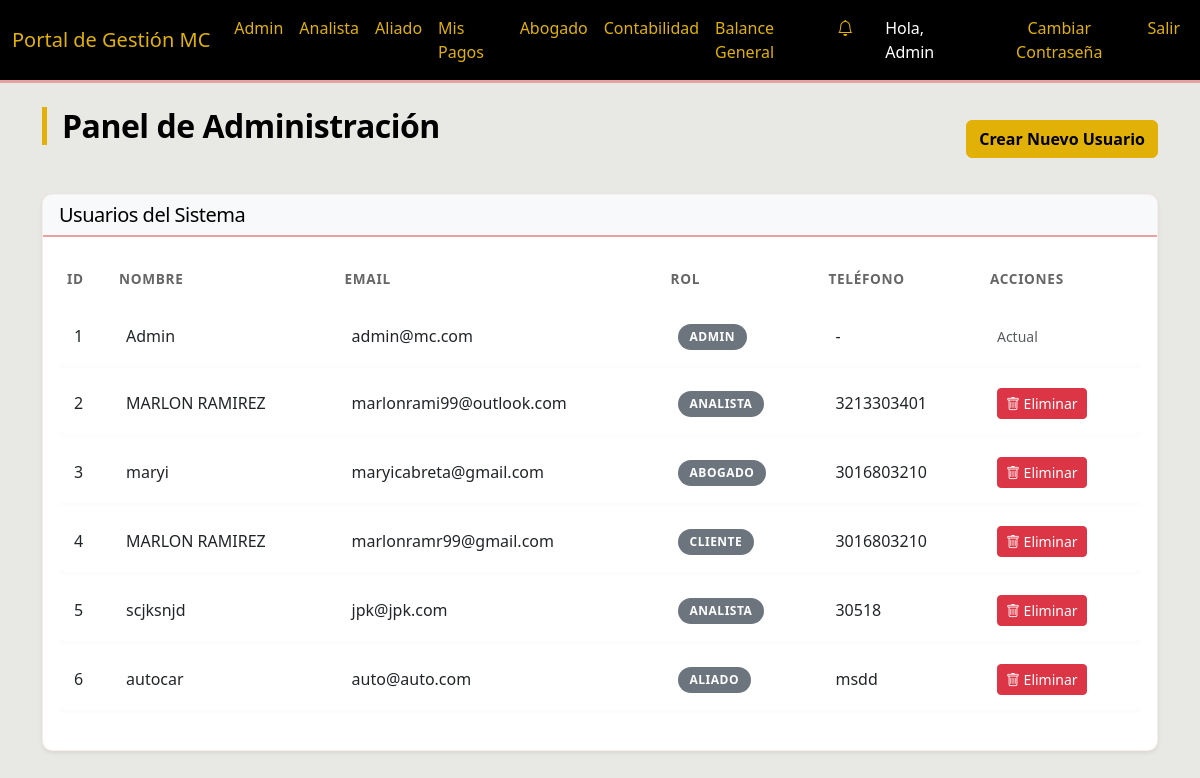
Page /admin (signed in) on the earlier database version.
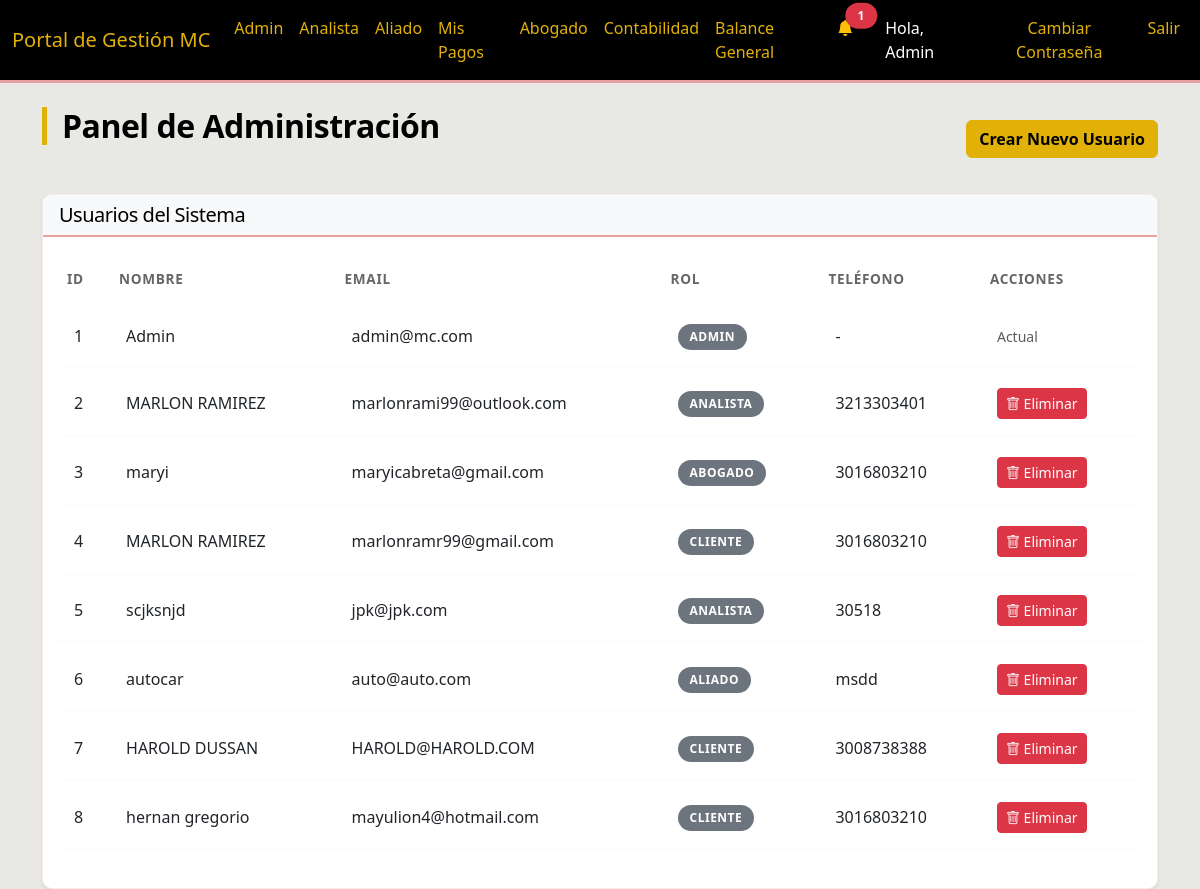
Same page on the later database version.
### models.py (models this page shows)
class User(UserMixin, db.Model):
    id = db.Column(db.Integer, primary_key=True)
    nombre_completo = db.Column(db.String(100), nullable=False)
    telefono = db.Column(db.String(20))
    email = db.Column(db.String(120), unique=True, nullable=False)
    rol = db.Column(db.String(20), nullable=False)  # 'Admin', 'Analista', 'Abogado', 'Aliado'
    password = db.Column(db.String(200)) # Added password for auth
    payments = db.relationship('AllyPayment', backref='ally', lazy=True)

### routes/admin.py (the view)
@admin_bp.route('/admin')
@login_required
def admin_dashboard():
    if current_user.rol != 'Admin':
        flash('Acceso no autorizado', 'danger')
        return redirect(url_for('main.index'))
    users = User.query.all()
    return render_template('admin/dashboard.html', users=users)

### app.py (called while the page is built)
@login_manager.user_loader
def load_user(user_id):
    return User.query.get(int(user_id))

### templates/admin/dashboard.html (shortened to what this page needs)
{% extends "base.html" %}
{% block content %}
<div class="d-flex justify-content-between align-items-center mb-4">
    <h2>Panel de Administración</h2>
    <button type="button" class="btn btn-primary" data-bs-toggle="modal" data-bs-target="#createUserModal">
        Crear Nuevo Usuario
    </button>
</div>
<div class="card shadow-sm">
    <div class="card-header bg-light">
        <h5 class="mb-0">Usuarios del Sistema</h5>
    </div>
    <div class="card-body">
        <div class="table-responsive">
            <table class="table table-hover">
                <thead>
                    <tr>
                        <th>ID</th>
                        <th>Nombre</th>
                        <th>Email</th>
                        <th>Rol</th>
                        <th>Teléfono</th>
                        <th>Acciones</th>
                    </tr>
                </thead>
                <tbody>
                    {% for user in users %}
                    <tr>
                        <td>{{ user.id }}</td>
                        <td>{{ user.nombre_completo }}</td>
                        <td>{{ user.email }}</td>
                        <td><span class="badge bg-secondary">{{ user.rol }}</span></td>
                        <td>{{ user.telefono or '-' }}</td>
                        <td>
                            {% if user.id != current_user.id %}
                            <form action="{{ url_for('admin.delete_user', user_id=user.id) }}" method="POST"
                                onsubmit="return confirm('¿Estás seguro de eliminar a este usuario? Esta acción es irreversible.');"
                                style="display:inline;">
                                <button type="submit" class="btn btn-sm btn-danger" title="Eliminar">
                                    <i class="bi bi-trash"></i> Eliminar
                                </button>
                            </form>
                            {% else %}
                            <span class="text-muted small">Actual</span>
                            {% endif %}
                        </td>
                    </tr>
                    {% endfor %}
                </tbody>
            </table>
        </div>
    </div>
</div>
{% endblock %}

### templates/base.html (shortened to what this page needs)
<!DOCTYPE html>
<html lang="es">
<head>
    <link href="https://cdn.jsdelivr.net/npm/bootstrap@5.3.0/dist/css/bootstrap.min.css" rel="stylesheet">
    <link href="https://cdn.jsdelivr.net/npm/bootstrap-icons@1.7.2/font/bootstrap-icons.css" rel="stylesheet">
    <link rel="stylesheet" href="{{ url_for('static', filename='css/style.css') }}">
</head>
<body>
    <nav class="navbar navbar-expand-lg navbar-dark bg-dark">
        <div class="container-fluid">
            <a class="navbar-brand" href="#">Portal de Gestión MC</a>
            <div class="collapse navbar-collapse" id="navbarNav">
                <ul class="navbar-nav me-auto">
                    {% if current_user.is_authenticated %}
                    {% if current_user.rol == 'Admin' %}
                    <li class="nav-item"><a class="nav-link" href="{{ url_for('admin.admin_dashboard') }}">Admin</a>
                    </li>
                    {% endif %}
                    {% if current_user.rol == 'Analista' or current_user.rol == 'Admin' %}
                    <li class="nav-item"><a class="nav-link"
                            href="{{ url_for('analyst.analyst_dashboard') }}">Analista</a>
                    </li>
                    {% endif %}
                    {% if current_user.rol == 'Aliado' or current_user.rol == 'Admin' %}
                    <li class="nav-item"><a class="nav-link"
                            href="{{ url_for('aliados.aliados_dashboard') }}">Aliado</a>
                    </li>
                    <li class="nav-item"><a class="nav-link" href="{{ url_for('aliados.mis_pagos') }}">Mis Pagos</a>
                    </li>
                    {% endif %}
                    {% if current_user.rol == 'Abogado' or current_user.rol == 'Admin' %}
                    <li class="nav-item"><a class="nav-link" href="{{ url_for('lawyer.lawyer_dashboard') }}">Abogado</a>
                    </li>
                    <li class="nav-item"><a class="nav-link"
                            href="{{ url_for('main.accounting_dashboard') }}">Contabilidad</a>
                    </li>
                    <li class="nav-item"><a class="nav-link" href="{{ url_for('main.balance_general') }}">Balance
                            General</a>
                    </li>
                    {% endif %}
                    {% endif %}
                </ul>
                <ul class="navbar-nav">
                    {% if current_user.is_authenticated %}
                    <li class="nav-item dropdown me-3">
                        <a class="nav-link position-relative" href="#" id="navbarDropdownNotifications" role="button"
                            data-bs-toggle="dropdown" aria-expanded="false">
                            <i class="bi bi-bell{% if unread_messages_count > 0 %}-fill text-warning{% endif %}"></i>
                            {% if unread_messages_count > 0 %}
                            <span
                                class="position-absolute top-10 start-100 translate-middle badge rounded-pill bg-danger">
                                {{ unread_messages_count }}
                            </span>
                            {% endif %}
                        </a>
                    </li>
                    <li class="nav-item"><span class="nav-link text-light">Hola, {{ current_user.nombre_completo
                            }}</span></li>
                    <li class="nav-item">
                        <button type="button" class="btn btn-link nav-link" data-bs-toggle="modal"
                            data-bs-target="#changePasswordModal">
                            Cambiar Contraseña
                        </button>
                    </li>
                    <li class="nav-item"><a class="nav-link" href="{{ url_for('auth.logout') }}">Salir</a></li>
                    {% else %}
                    <li class="nav-item"><a class="nav-link" href="{{ url_for('auth.login') }}">Ingresar</a></li>
                    {% endif %}
                </ul>
            </div>
        </div>
    </nav>
    <div class="container mt-4">
        {% block content %}{% endblock %}
    </div>
</body>
</html>

### static/css/style.css (style rules this page uses)
:root { --color-dorado: #e1b107; --color-rosado: #e8a1a1; --color-gris: #e8e8e4; --color-blanco: #ffffff; --color-negro: #000000; }
body { background-color: var(--color-gris); font-family: 'Segoe UI', Tahoma, Geneva, Verdana, sans-serif; color: var(--color-negro); }
.navbar { background-color: var(--color-negro) !important; border-bottom: 3px solid var(--color-rosado); }
.navbar-brand, .nav-link { color: var(--color-dorado) !important; transition: color 0.3s; }
.nav-link.text-light { color: var(--color-blanco) !important; }
.btn-primary { background-color: var(--color-dorado); border-color: var(--color-dorado); color: var(--color-negro); font-weight: 600; }
.card { background-color: var(--color-blanco); border: 1px solid rgba(232, 161, 161, 0.2); border-radius: 10px; box-shadow: 0 4px 6px rgba(0, 0, 0, 0.05); transition: transform 0.2s, box-shadow 0.2s; }
.card-header { background-color: transparent; border-bottom: 2px solid var(--color-rosado); border-radius: 10px 10px 0 0 !important; font-weight: 700; color: var(--color-negro); }
h1, h2, h3, h4, h5, h6 { color: var(--color-negro); letter-spacing: -0.5px; }
h2 { border-left: 5px solid var(--color-dorado); padding-left: 15px; margin-bottom: 25px; font-weight: 700; }
.table { border-collapse: separate; border-spacing: 0 8px; }
.table thead th { border: none; text-transform: uppercase; font-size: 0.85rem; font-weight: 700; letter-spacing: 0.05em; color: #666; padding-bottom: 10px; }
.table tbody tr { background-color: var(--color-blanco); box-shadow: 0 2px 4px rgba(0, 0, 0, 0.02); transition: transform 0.2s, box-shadow 0.2s; }
.table td { border: none; vertical-align: middle; padding: 15px; }
.table td:first-child { border-top-left-radius: 8px; border-bottom-left-radius: 8px; }
.table td:last-child { border-top-right-radius: 8px; border-bottom-right-radius: 8px; }
.badge { font-weight: 600; padding: 0.6em 1em; border-radius: 50rem; text-transform: uppercase; font-size: 0.75rem; letter-spacing: 0.5px; }
.card { animation: fadeIn 0.5s ease-out forwards; }

Differences in the rows shown:
added User: id "7", nombre_completo "HAROLD DUSSAN", email "HAROLD@HAROLD.COM", rol "CLIENTE", telefono "3008738388"
added User: id "8", nombre_completo "hernan gregorio", email "mayulion4@hotmail.com", rol "CLIENTE", telefono "3016803210"
Other differences:
{{ unread_messages_count }}: (not shown) → "1"
